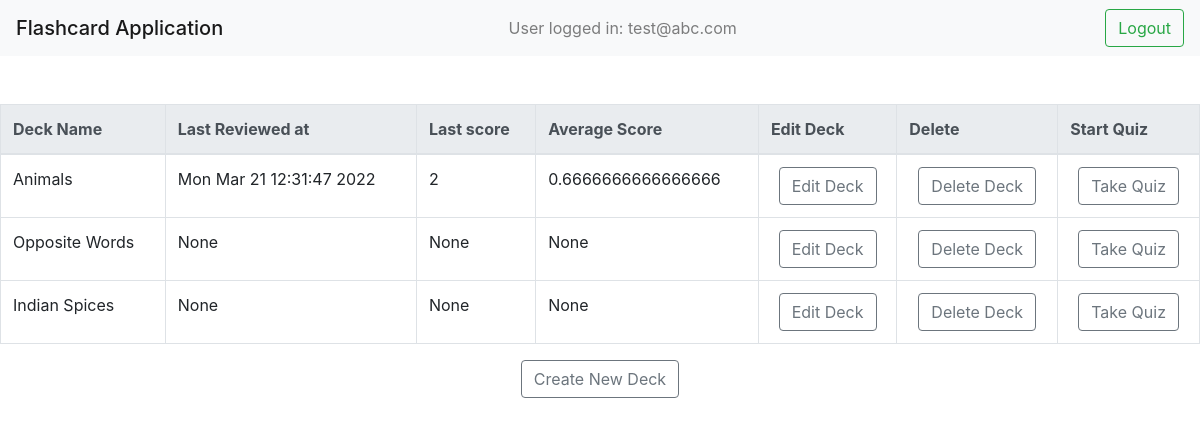
Screenshot of /dashboard/test@abc.com with the database file from the repository.
### application/models.py (models this page shows, shortened)
class User(db.Model,UserMixin):
  __tablename__ = 'user'
  id = db.Column(db.Integer, primary_key = True)
  username = db.Column(db.String(15))
  email = db.Column(db.String(255), unique=True)
  password = db.Column(db.String(255))
  active = db.Column(db.Boolean())
  fs_uniquifier = db.Column(db.String(255), unique=True, nullable=False)
  roles = db.relationship('Role', secondary=role_users,backref=db.backref('users', lazy='dynamic'))
  deck_user = db.relationship('UserDeckRelation', backref = 'user',cascade="all,delete")

class Deck(db.Model):
  __tablename__ = 'deck'
  deck_id = db.Column(db.Integer, primary_key = True, autoincrement = True)
  deck_name = db.Column(db.String(100), nullable = False)
  deck_total_score = db.Column(db.Integer)
  deck_average_score = db.Column(db.Float)
  correct = db.Column(db.Integer)
  time = db.Column(db.String(100))
  quiz_count = db.Column(db.Integer)
  card_deck = db.relationship('CardDeckRelation', backref = 'deck',cascade="all,delete")
  user_deck = db.relationship('UserDeckRelation', backref = 'deck',cascade="all,delete")

class UserDeckRelation(db.Model):
  __tablename__ = 'user_deck_relation'
  correct = db.Column(db.Integer)
  time = db.Column(db.String(100))
  quiz_count = db.Column(db.Integer)
  user_deck_relation_id = db.Column(db.Integer, primary_key = True, autoincrement = True)
  userUCR_foreignid = db.Column(db.Integer, db.ForeignKey('user.id'), nullable = False)
  deckUCR_foreignid = db.Column(db.Integer, db.ForeignKey('deck.deck_id'), nullable = False)

### application/controllers.py (the view)
@app.route('/dashboard/<string:email>',methods = ['GET','POST'])
def dashboard(email):
    user = User.query.filter_by(email = email).first()
    uid = user.id
    decks = Deck.query.all()
    score_info = UserDeckRelation.query.all()
    session['ques_seen'] = 0
    return render_template('dashboard.html',email = email, decks = decks,score_info = score_info,uid = uid)

### templates/dashboard.html (shortened to what this page needs)
<!DOCTYPE html>
<html lang="en">
<head>
  <link rel="stylesheet" href="https://maxcdn.bootstrapcdn.com/bootstrap/4.0.0/css/bootstrap.min.css">
</head>
<body>
  <nav class="navbar navbar-light bg-light">
    <span class="navbar-brand mb-0 h1">Flashcard Application</span>
    <span class="navbar-text">
      User logged in: {{email}} &nbsp &nbsp &nbsp &nbsp &nbsp &nbsp &nbsp &nbsp &nbsp &nbsp &nbsp
    </span>
    <form action='/logout' align = 'center'>
      <button class="btn btn-outline-success my-2 my-sm-0" type="submit">Logout</button>
    </form>
  </nav>
  <br><br>
  <table align = "center" class = "table table-bordered">
    <thead class="thead-light">
      <tr>
        <th>Deck Name</th>
        <th>Last Reviewed at</th>
        <th>Last score</th>
        <th>Average Score</th>
        <th>Edit Deck</th>
        <th>Delete</th>
        <th>Start Quiz</th>
      </tr>
    </thead>
    <tbody>
      {% for deck in decks %}
        {% for score in score_info %}
          {% if score['userUCR_foreignid'] == uid and score['deckUCR_foreignid'] == deck['deck_id']%}
            <tr>
              <td>{{ deck['deck_name'] }}</td>
              <td>{{score['time']}}</td>
              <td>{{score['correct']}}</td>
              <td>{{ deck['deck_average_score'] }}</td>
              <td>
                <form action='{{ url_for("edit_deck",email = email,deck_name = deck["deck_name"]) }}' align = 'center'>
                  <button class="btn btn-outline-secondary" type="submit">Edit Deck</button>
                </form>
              </td>
              <td>
                <form action='/dashboard/{{email}}/{{deck["deck_name"]}}/delete_deck' align = 'center'>
                  <button class="btn btn-outline-secondary" type="submit">Delete Deck</button>
                </form>
              </td>
              <td>
                <form action='/dashboard/{{email}}/{{deck["deck_name"]}}/quiz' align = 'center'>
                  <button class="btn btn-outline-secondary" type="submit">Take Quiz</button>
                </form>
              </td>
            </tr>
          {% endif %}
        {% endfor %}
      {% endfor %}
    </tbody>
  </table>
  <form action='{{ url_for("create_deck",email = email) }}' align = 'center'>
    <button class="btn btn-outline-secondary" type="submit">Create New Deck</button>
</form>
</body>
</html>

### rows the page displays
User: email "test@abc.com"
Deck: deck_name "Animals", deck_average_score "0.6666666666666666"
UserDeckRelation: time "Mon Mar 21 12:31:47 2022", correct "2"
Deck: deck_name "Opposite Words", deck_average_score "None"
UserDeckRelation: time "None", correct "None"
Deck: deck_name "Indian Spices", deck_average_score "None"
UserDeckRelation: time "None", correct "None"
